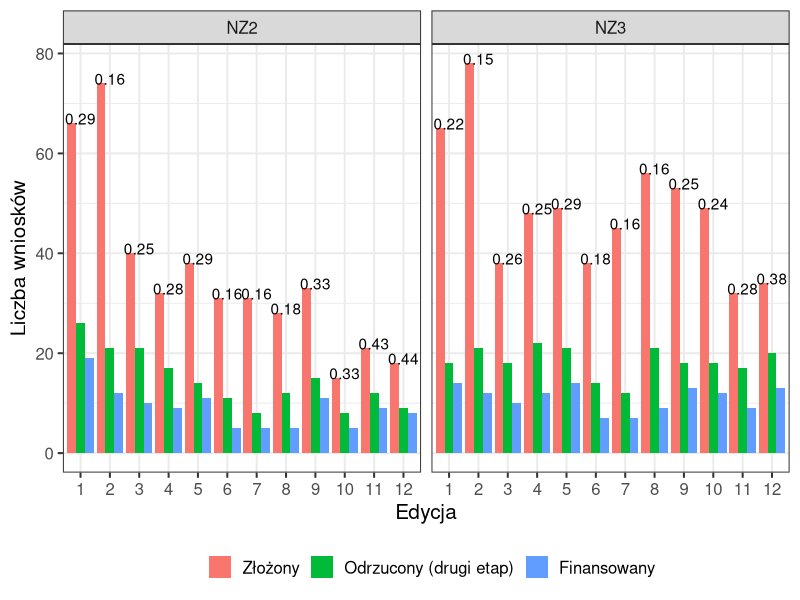

Generate this figure with R:
## ---- chunk 1
knitr::opts_chunk$set(echo = FALSE, fig.width = 10, fig.height = 5.5)

library(ggplot2)
library(dplyr)
library(reshape2)
## ---- chunk 2
dat <- read.csv("results.csv") %>% 
  mutate(gr = substr(panel, 0, 2),
         panel_id = sapply(panel, function(i) substr(as.character(i), 3, nchar(as.character(i)))),
         panel_id = as.numeric(panel_id),
         panel_id = factor(panel_id, levels = sort(unique(panel_id))))


filter(dat, panel %in% c("NZ2", "NZ3")) %>% 
  select(ed, panel, st2, zl, fin) %>% 
  mutate(ed = factor(ed)) %>% 
  mutate(success = fin/zl) %>% 
  melt(measure.vars = c("fin", "st2", "zl")) %>% 
  mutate(success = ifelse(variable == "zl", formatC(success, 2), ""),
         variable = factor(variable, labels = c("Finansowany", "Odrzucony (drugi etap)", "Złożony")),
         variable = factor(variable, levels = rev(levels(variable)))) %>%
  ggplot(aes(x = as.factor(ed), y = value, fill = variable)) +
  geom_col(position = "dodge") +
  geom_text(aes(label = success), vjust = 0.1) +
  facet_wrap(~ panel) +
  scale_fill_discrete("") +
  scale_y_continuous("Liczba wniosków") +
  scale_x_discrete("Edycja") +
  theme_bw(base_size = 15) +
  theme(legend.position = "bottom",
        legend.direction = "horizontal")
